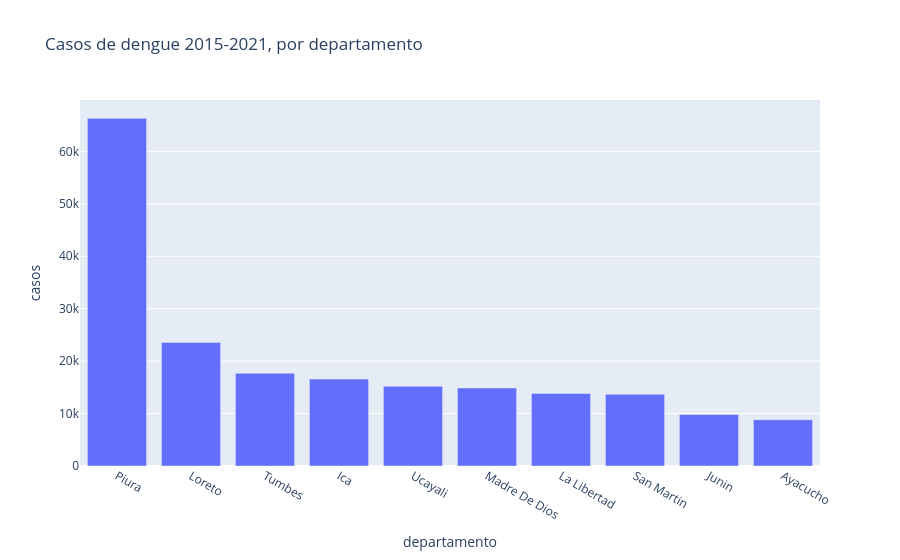

The cell this chart's notebook holds for it:
### Markdown cell above
## 1. Barras: comparar categorías

La regla de Plotly Express: **un DataFrame, y le dices qué columna va en cada eje**.

### Code cell
top = tasas.sort_values("casos", ascending=False).head(10)

fig = px.bar(top, x="departamento", y="casos",
             title="Casos de dengue 2015-2021, por departamento")
fig.show()

### Figure 1 — Plotly figure (JSON) as saved in the notebook; plotly's stock layout.template omitted (floating-point values rounded to 4 significant figures)
{"data": [{"hovertemplate": "departamento=%{x}<br>casos=%{y}<extra></extra>", "legendgroup": "", "marker": {"color": "#636efa", "pattern": {"shape": ""}}, "name": "", "orientation": "v", "showlegend": false, "textposition": "auto", "type": "bar", "x": ["Piura", "Loreto", "Tumbes", "Ica", "Ucayali", "Madre De Dios", "La Libertad", "San Martin", "Junin", "Ayacucho"], "xaxis": "x", "y": [66310.0, 23570.0, 17690.0, 16590.0, 15210.0, 14880.0, 13840.0, 13680.0, 9841.0, 8818.0], "yaxis": "y"}], "layout": {"barmode": "relative", "legend": {"tracegroupgap": 0}, "title": {"text": "Casos de dengue 2015-2021, por departamento"}, "xaxis": {"anchor": "y", "domain": [0.0, 1.0], "title": {"text": "departamento"}}, "yaxis": {"anchor": "x", "domain": [0.0, 1.0], "title": {"text": "casos"}}}}
